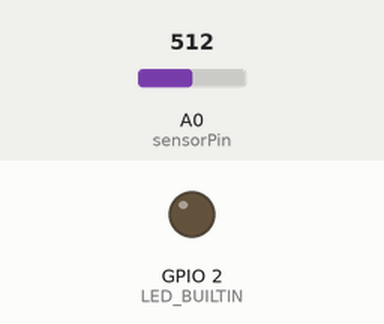
A sketch run on a simulated ESP8266 (NodeMCU). Parts: output pins drawn as LEDs (lit = HIGH, except the on-board LED, lit = LOW). The inputs (shaded band) are chosen by the test bench; at power-on: A0 (sensorPin) = 512. WiFi joins after 1.5 s; servers stay silent unless stated; uploads are accepted with an empty reply; what the sketch prints to the serial monitor is not drawn.

Above: at 2.7 s.
2.8 s: A0 (sensorPin) set to 178
4.7 s: A0 (sensorPin) set to 151
At 6.2 s:
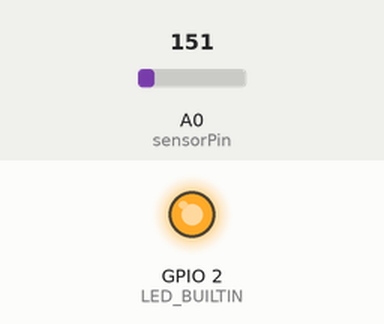
Timing chart, 0 to 7.7 s (numbered marks = the images above; inputs shaded):
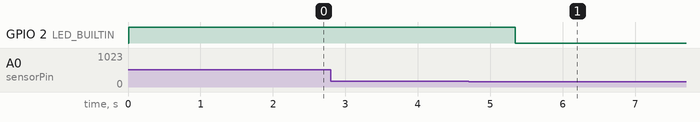

The sketch:

Airquality-Sensor.ino
```cpp
#include <ESP8266WiFi.h>
#include <ESP8266HTTPClient.h>

// Network Parameters
char ssid[] = ""; //SSID of your Wi-Fi router
char pass[] = ""; //Password of your Wi-Fi router
char accessToken[] = "";

char pingAddress[] = ""; // sensor ping end point
char verificationAddress[] = ""; // Claim verification end point
int verificationSent = 0;

int sensorPin = A0;

int val = 0;
int ppm = 0;
int active = 0;

void setup() {
  Serial.begin(9600);
  delay(10);

  pinMode(sensorPin, INPUT);
  pinMode(LED_BUILTIN, OUTPUT);

  digitalWrite(LED_BUILTIN, 1);

  // Connect to Wi-Fi network
  Serial.println();
  Serial.println();
  Serial.print("Connecting to...");
  Serial.println(ssid);

  WiFi.begin(ssid, pass);

  while (WiFi.status() != WL_CONNECTED) {
    delay(500);
    Serial.print(".");
  }

  Serial.println("");
  Serial.println("Wi-Fi connected successfully");
}

void loop() {
  // put your main code here, to run repeatedly:

  val = analogRead(sensorPin);

   if(!active && val >= 450) {
    active = 1;
    Serial.println("------------ ACTIVE ------------");
  }

  if (active && val <= 160) {

    if (!verificationSent) {
      // Send Verification
      verifyClaim();
      verificationSent = 1;
    }

    // Logging
    Serial.println("************** AIR QUALITY IMPROVED ***************");
    Serial.println(val);

    // Turn on Led
    digitalWrite(LED_BUILTIN, 0);
  }

  ping();

  Serial.print("Sensor value: ");
  Serial.println(val);
  delay(400);
}


// Ping Server
void ping() {

  // Declare object of class HTTPClient
  HTTPClient http;

  // Specify Ping destination
  http.begin(pingAddress);

  // Specify Content type and authenticate as Oracle
  http.addHeader("Content-Type", "application/json");

  // Send Request and receive http Code
  int httpCode = http.POST(String("{\"accessToken\": \"") + accessToken + String("\"}"));

  // Logging
  if (httpCode == 200) {
    //Serial.println("\n Ping! ------ \n");
  } else {
    Serial.println("\n server not available \n");
  }

  // Close connection
  http.end();
}


// Send Verification of Claim to Server
void verifyClaim() {

  // Declare object of class HTTPClient
  HTTPClient http;

  // Specify request destination
  http.begin(verificationAddress);

  // Specify content-type header and "log in" as Oracle
  http.addHeader("Content-Type", "application/json");

  // Actually send the request
  int httpCode = http.POST(String("{\"isAccepted\": true, \"accessToken\": \"") + accessToken + String("\"}"));

  // Get the response payload
  String payload = http.getString();

  // Logging
  Serial.print("httpCode = ");
  Serial.println(httpCode);
  Serial.print("payload is = ");
  Serial.println(payload);

  // Close connection
  http.end();
}
```

Measured:
- the behaviour switches between 161 and 160 on A0 (sensorPin) (found by bisection; images 0 and 1)
- after the input at 2.8 s, every drawn part: stays the same
- after the input at 4.7 s, GPIO 2 (LED_BUILTIN): HIGH → LOW after 0.64 s
